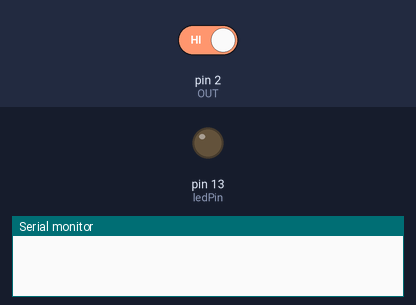
Bench run of a sketch on a simulated Arduino Uno, built with avr-gcc and run on an emulated ATmega328P. On the bench: output pins drawn as LEDs (lit = HIGH), the last lines printed to the serial monitor. The inputs (shaded band) are chosen by the test bench; at power-on: pin 2 (OUT) HIGH.

Above: at 1.2 s.
1.3 s: pin 2 (OUT) driven LOW
At 1.6 s:
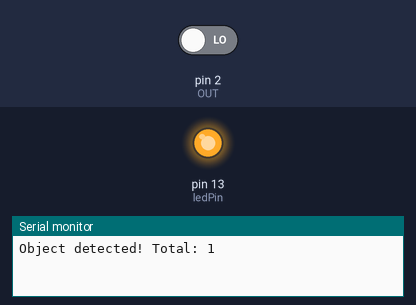
2.8 s: pin 2 (OUT) driven HIGH
At 4.0 s:
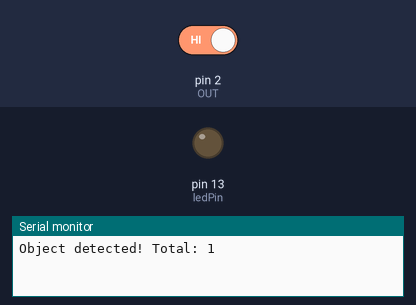
Timing chart, 0 to 5.8 s (numbered marks = the images above; inputs shaded):
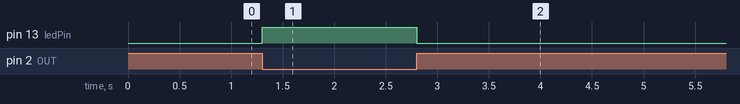

The sketch:

sketch_oct14a.ino
```cpp
/*====================================================

=====================================================
Description:
This is a module that test the IR Proximity Sensor

Engineer:
France Austin D. Doctora
Jenelyn B. Servantes


Date:
10/14/2026
====================================================*/
const int OUT = 2;          // IR Proximity Sensor pin
const int ledPin = 13;      // LED pin

int Number_of_Object = 0;   // Counter for objects
int SensorState = 0;        // Current sensor reading
int lastSensorState = HIGH; // Previous sensor reading to track state changes

void setup() {
  Serial.begin(9600);
  pinMode(ledPin, OUTPUT);
  pinMode(OUT, INPUT);
}

void loop() {
  SensorState = digitalRead(OUT);


  if (SensorState == LOW && lastSensorState == HIGH) {
    Number_of_Object++;
    digitalWrite(ledPin, HIGH);
    Serial.print("Object detected! Total: ");
    Serial.println(Number_of_Object);
    delay(200);
  } else if (SensorState == HIGH) {
    digitalWrite(ledPin, LOW);
  }

  lastSensorState = SensorState;
}
```

Measured:
- after the input at 1.3 s, pin 13 (ledPin): LOW → HIGH at once
- after the input at 2.8 s, pin 13 (ledPin): HIGH → LOW at once
